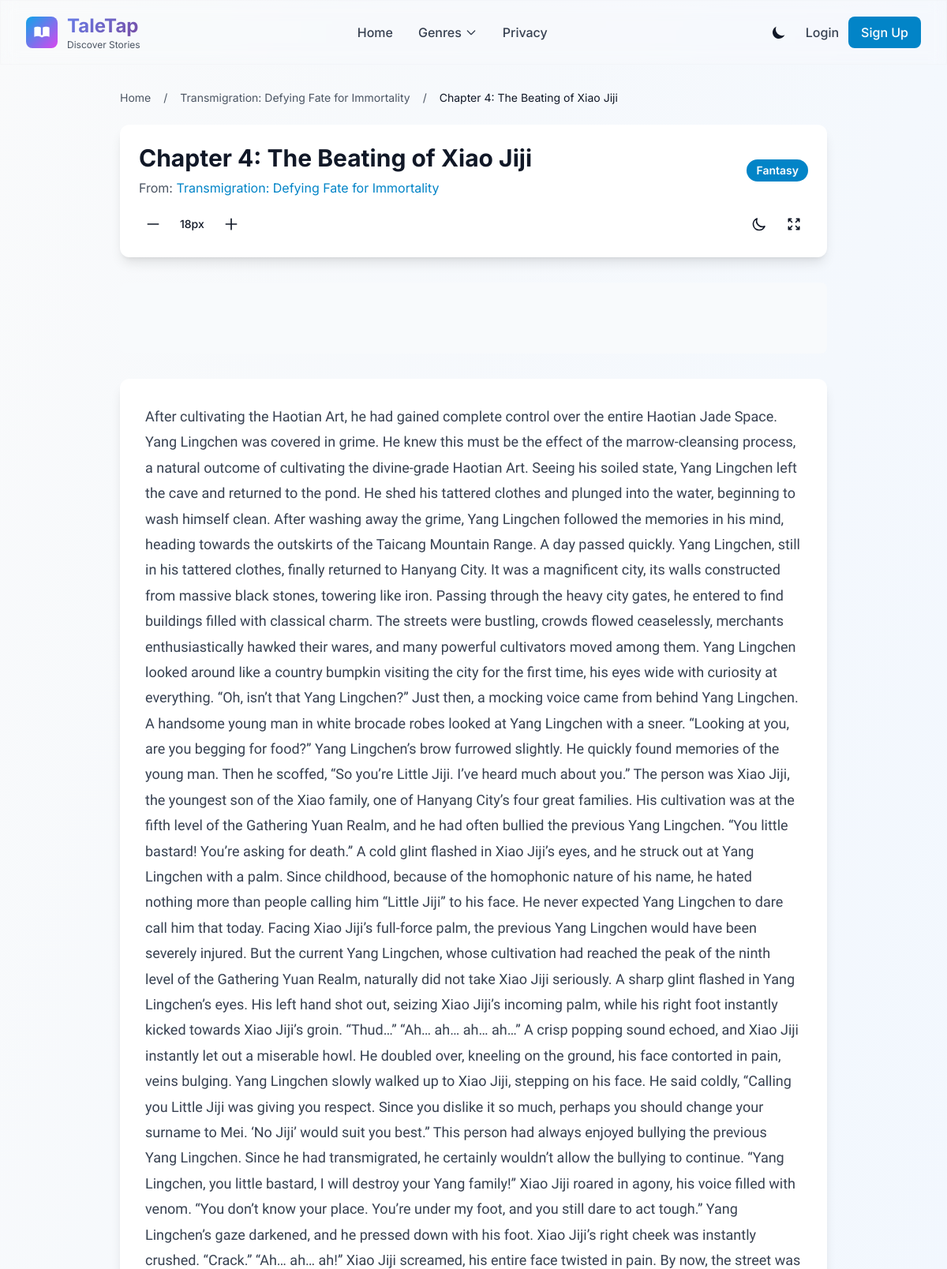
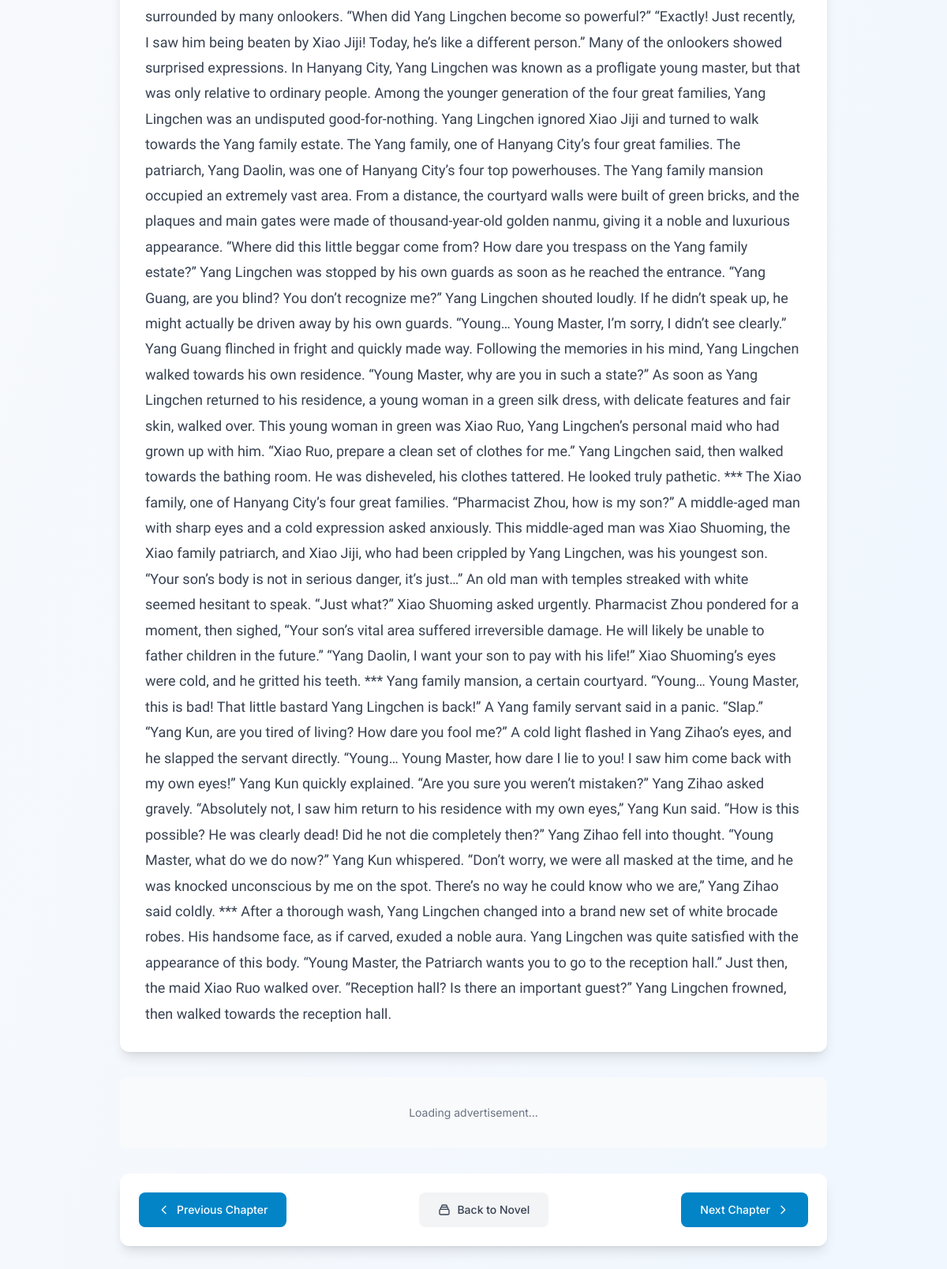
/novel/1/chapter/8 (upper part), run on the app's committed database (2 pictures, top to bottom).
### models.py (models this page shows)
class Novel(db.Model):
    id = db.Column(db.Integer, primary_key=True)
    title = db.Column(db.String(100), nullable=False)
    description = db.Column(db.Text, nullable=False)
    cover_image = db.Column(db.String(200))  # 封面图片路径
    chapters = db.relationship('Chapter', backref='novel', lazy=True)
    category = db.Column(db.String(50))

class Chapter(db.Model):
    id = db.Column(db.Integer, primary_key=True)
    novel_id = db.Column(db.Integer, db.ForeignKey('novel.id'), nullable=False)
    title = db.Column(db.String(100), nullable=False)
    content = db.Column(db.Text, nullable=False)
    comments = db.relationship('Comment', backref='chapter', lazy=True)

### app.py (the view)
@app.route('/novel/<int:novel_id>/chapter/<int:chapter_id>')
def chapter(novel_id, chapter_id):
    chapter = Chapter.query.get_or_404(chapter_id)
    if chapter.novel_id != novel_id:
        flash('Chapter does not belong to this novel')  # '章节不属于该小说'
        return redirect(url_for('novel', novel_id=novel_id))
    chapters = Chapter.query.filter_by(novel_id=novel_id).order_by(Chapter.id).all()
    chapter_ids = [c.id for c in chapters]
    current_index = chapter_ids.index(chapter_id)
    prev_chapter_id = chapter_ids[current_index - 1] if current_index > 0 else None
    next_chapter_id = chapter_ids[current_index + 1] if current_index < len(chapter_ids) - 1 else None
    form = CommentForm()
    return render_template('chapter.html', chapter=chapter, form=form,
                           prev_chapter_id=prev_chapter_id, next_chapter_id=next_chapter_id, novel_id=novel_id)

### templates/chapter.html (shortened to what this page needs)
{% extends 'base.html' %}
{% block content %}
<div class="max-w-4xl mx-auto">
    <nav class="text-sm text-gray-600 dark:text-gray-400 mb-6" aria-label="Breadcrumb">
        <ol class="flex items-center space-x-2">
            <li><a href="{{ url_for('index') }}" class="hover:text-primary-600 dark:hover:text-primary-400">Home</a></li>
            <li><span class="mx-2">/</span></li>
            <li><a href="{{ url_for('novel', novel_id=chapter.novel.id) }}" class="hover:text-primary-600 dark:hover:text-primary-400">{{ chapter.novel.title }}</a></li>
            <li><span class="mx-2">/</span></li>
            <li class="text-gray-900 dark:text-gray-100">{{ chapter.title }}</li>
        </ol>
    </nav>
    <div class="bg-white dark:bg-gray-800 rounded-xl shadow-lg p-6 mb-8">
        <div class="flex items-center justify-between mb-4">
            <div>
                <h1 class="text-3xl font-bold text-gray-900 dark:text-white mb-2">{{ chapter.title }}</h1>
                <p class="text-gray-600 dark:text-gray-300">From: <a href="{{ url_for('novel', novel_id=chapter.novel.id) }}" class="text-primary-600 dark:text-primary-400 hover:underline">{{ chapter.novel.title }}</a></p>
            </div>
            {% if chapter.novel.category %}
            <span class="px-3 py-1 text-sm font-semibold text-white bg-primary-600 rounded-full">
                {{ chapter.novel.category }}
            </span>
            {% endif %}
        </div>
        <div class="flex items-center justify-between flex-wrap gap-4">
            <div class="flex items-center space-x-4">
                <button id="font-size-decrease" class="p-2 rounded-lg hover:bg-gray-100 dark:hover:bg-gray-700 transition-colors" title="Decrease font size">
                    <svg class="w-5 h-5" fill="none" stroke="currentColor" viewBox="0 0 24 24">
                        <path stroke-linecap="round" stroke-linejoin="round" stroke-width="2" d="M20 12H4"/>
                    </svg>
                </button>
                <span id="font-size-display" class="text-sm font-medium">18px</span>
                <button id="font-size-increase" class="p-2 rounded-lg hover:bg-gray-100 dark:hover:bg-gray-700 transition-colors" title="Increase font size">
                    <svg class="w-5 h-5" fill="none" stroke="currentColor" viewBox="0 0 24 24">
                        <path stroke-linecap="round" stroke-linejoin="round" stroke-width="2" d="M12 4v16m8-8H4"/>
                    </svg>
                </button>
            </div>
            <div class="flex items-center space-x-2">
                <button id="toggle-dark-mode" class="p-2 rounded-lg hover:bg-gray-100 dark:hover:bg-gray-700 transition-colors" title="Toggle dark mode">
                    <svg class="w-5 h-5" fill="none" stroke="currentColor" viewBox="0 0 24 24">
                        <path stroke-linecap="round" stroke-linejoin="round" stroke-width="2" d="M20.354 15.354A9 9 0 018.646 3.646 9.003 9.003 0 0012 21a9.003 9.003 0 008.354-5.646z"/>
                    </svg>
                </button>
                <button id="toggle-fullscreen" class="p-2 rounded-lg hover:bg-gray-100 dark:hover:bg-gray-700 transition-colors" title="Toggle fullscreen">
                    <svg class="w-5 h-5" fill="none" stroke="currentColor" viewBox="0 0 24 24">
                        <path stroke-linecap="round" stroke-linejoin="round" stroke-width="2" d="M4 8V4m0 0h4M4 4l5 5m11-1V4m0 0h-4m4 0l-5 5M4 16v4m0 0h4m-4 0l5-5m11 5l-5-5m5 5v-4m0 4h-4"/>
                    </svg>
                </button>
            </div>
        </div>
    </div>
    <div class="ad-container mb-8">
    </div>
    <div class="bg-white dark:bg-gray-800 rounded-xl shadow-lg p-8 mb-8">
        <div id="chapter-content" class="chapter-content prose prose-lg max-w-none dark:prose-invert">
            {{ chapter.content | safe }}
        </div>
    </div>
    <div class="ad-container mb-8">
    </div>
    <div class="bg-white dark:bg-gray-800 rounded-xl shadow-lg p-6 mb-8">
        <div class="flex justify-between items-center">
            {% if prev_chapter_id %}
                <a href="{{ url_for('chapter', novel_id=novel_id, chapter_id=prev_chapter_id) }}"
                   class="inline-flex items-center px-6 py-3 text-sm font-medium text-white bg-primary-600 hover:bg-primary-700 rounded-lg transition-colors">
                    <svg class="w-4 h-4 mr-2" fill="none" stroke="currentColor" viewBox="0 0 24 24">
                        <path stroke-linecap="round" stroke-linejoin="round" stroke-width="2" d="M15 19l-7-7 7-7"/>
                    </svg>
                    Previous Chapter
                </a>
            {% endif %}
            <a href="{{ url_for('novel', novel_id=chapter.novel.id) }}"
               class="inline-flex items-center px-6 py-3 text-sm font-medium text-gray-700 dark:text-gray-300 bg-gray-100 dark:bg-gray-700 hover:bg-gray-200 dark:hover:bg-gray-600 rounded-lg transition-colors">
                <svg class="w-4 h-4 mr-2" fill="none" stroke="currentColor" viewBox="0 0 24 24">
                    <path stroke-linecap="round" stroke-linejoin="round" stroke-width="2" d="M19 11H5m14 0a2 2 0 012 2v6a2 2 0 01-2 2H5a2 2 0 01-2-2v-6a2 2 0 012-2m14 0V9a2 2 0 00-2-2M5 11V9a2 2 0 012-2m0 0V5a2 2 0 012-2h6a2 2 0 012 2v2M7 7h10"/>
                </svg>
                Back to Novel
            </a>
            {% if next_chapter_id %}
                <a href="{{ url_for('chapter', novel_id=novel_id, chapter_id=next_chapter_id) }}"
                   class="inline-flex items-center px-6 py-3 text-sm font-medium text-white bg-primary-600 hover:bg-primary-700 rounded-lg transition-colors">
                    Next Chapter
                    <svg class="w-4 h-4 ml-2" fill="none" stroke="currentColor" viewBox="0 0 24 24">
                        <path stroke-linecap="round" stroke-linejoin="round" stroke-width="2" d="M9 5l7 7-7 7"/>
                    </svg>
                </a>
            {% endif %}
        </div>
    </div>
</div>
{% endblock %}

### templates/base.html (style rules this page uses)
.ad-container { margin: 2rem 0; text-align: center; min-height: 90px; background: #f8fafc; border-radius: 8px; display: flex; align-items: center; justify-content: center; }
.chapter-content { font-family: 'Georgia', serif; line-height: 1.8; font-size: 1.125rem; color: #374151; }

### data on the page
Novel: novel "Transmigration: Defying Fate for Immortality", novel.category "Fantasy"
Chapter: title "Chapter 4: The Beating of Xiao Jiji", content "After cultivating the Haotian Art, he had gained complete control over the entire Haotian Jade Space. Yang Lingchen was covered in grime. He knew this must be the effect of the marrow-cleansing process, a natural outcome of cultivating the divine-grade Haotian Art. Seeing his soiled state, Yang Lingchen left the cave and returned to the pond. He shed his tattered clothes and plunged into the water, beginning to wash himself clean. After washing away the grime, Yang Lingchen followed the memories in his mind, heading towards the outskirts of the Taicang Mountain Range. A day passed quickly. Yang Lingchen, still in his tattered clothes, finally returned to Hanyang City. It was a magnificent…"
